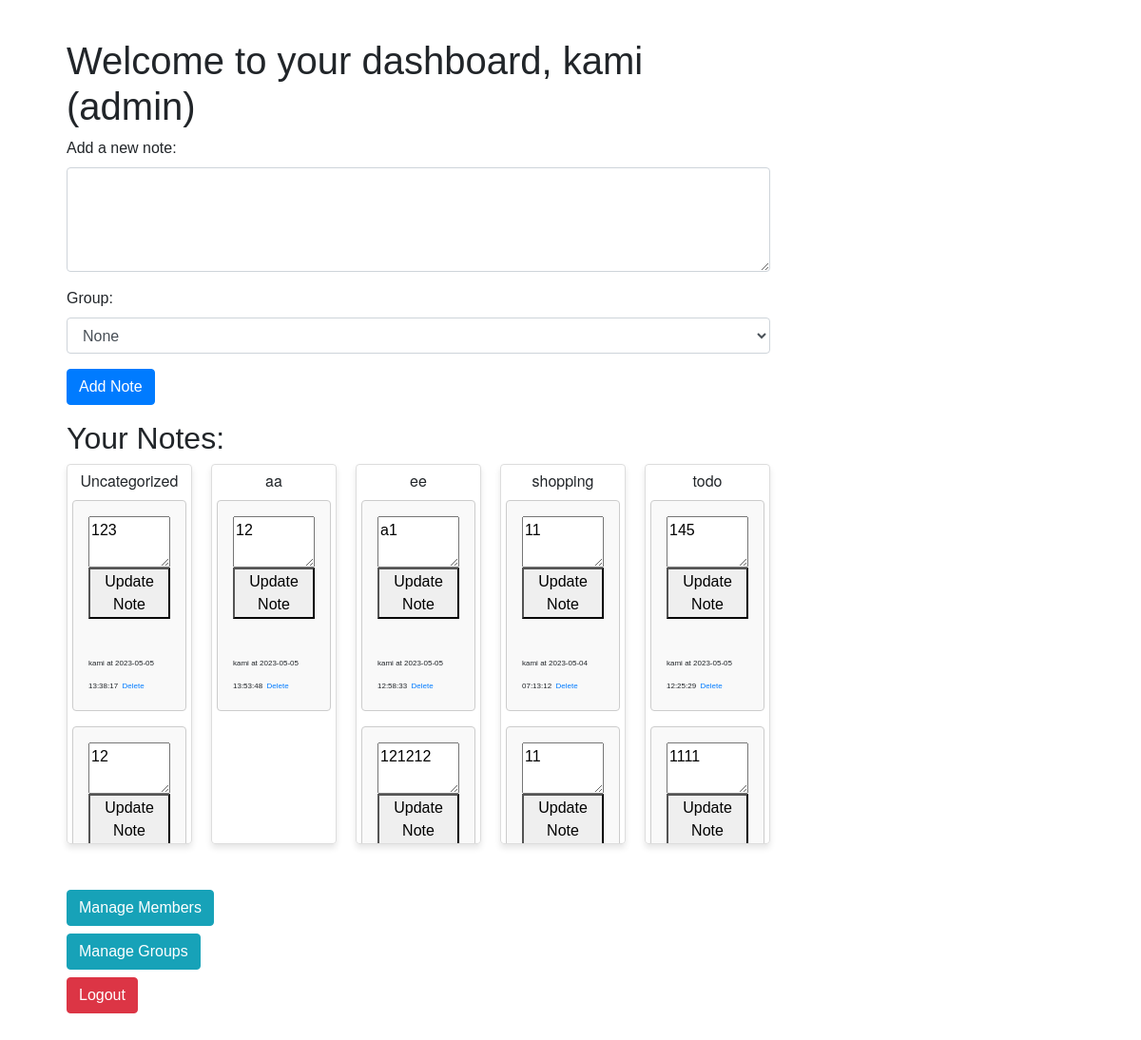
The app's page /dashboard (signed in) with its own data.
### app.py (models this page shows, shortened)
class User(UserMixin, db.Model):
    __tablename__ = 'users'
    id = db.Column(db.Integer, primary_key=True)
    email = db.Column(db.String(100), unique=True, nullable=False)
    name = db.Column(db.String(120), nullable=False)
    password = db.Column(db.String(100), nullable=False)
    role = db.Column(db.String(10), nullable=False, default='member')
    notes = db.relationship('Note', backref='author', lazy=True)
    groups = db.relationship('Group', backref='owner', lazy=True)
    members = db.relationship('Member', backref='user', lazy=True)

class Group(db.Model):
    __tablename__ = 'groups'
    id = db.Column(db.Integer, primary_key=True)
    name = db.Column(db.String(100), nullable=False)
    user_id = db.Column(db.Integer, db.ForeignKey('users.id'), nullable=False)
    notes = db.relationship('Note', backref='group', lazy=True)

class Note(db.Model):
    __tablename__ = 'notes'
    id = db.Column(db.Integer, primary_key=True)
    group_id = db.Column(db.Integer, db.ForeignKey('groups.id'), nullable=True)
    content = db.Column(db.Text, nullable=False)
    date_created = db.Column(db.DateTime, default=datetime.utcnow)
    user_id = db.Column(db.Integer, db.ForeignKey('users.id'), nullable=False)
    member_id = db.Column(db.Integer, db.ForeignKey('members.id'), nullable=True)

class Member(UserMixin, db.Model):
    __tablename__ = 'members'
    id = db.Column(db.Integer, primary_key=True)
    name = db.Column(db.String(100), nullable=False)
    email = db.Column(db.String(100), unique=True, nullable=False)
    password = db.Column(db.String(100), nullable=False)
    user_id = db.Column(db.Integer, db.ForeignKey('users.id'), nullable=False)
    is_admin = db.Column(db.Boolean, default=False)
    notes = db.relationship('Note', backref='member', lazy=True)

### app.py (the view, shortened to what this page needs)
@app.route('/dashboard', methods=['GET', 'POST'])
@login_required
def dashboard():
    if isinstance(current_user, User):
        user_id = current_user.id
        members = current_user.members
    else:
        user_id = current_user.user.id
        members = Member.query.filter_by(user_id=user_id).all()
    if isinstance(current_user, User):
        members = current_user.members
    else:
        members = Member.query.filter_by(user_id=current_user.user.id).all()
    if not members:
        new_member = Member(name=current_user.name, email=current_user.email, password=current_user.password, user_id=current_user.id, is_admin=1)
        db.session.add(new_member)
        db.session.commit()
        members = [new_member]
    if isinstance(current_user, User):
        user_id = current_user.id
        member_user_ids = [member.user_id for member in members]
    else:
        user_id = current_user.user.id
        member_user_ids = []
    visible_user_ids = [user_id] + member_user_ids
    groups = Group.query.filter(Group.user_id.in_(visible_user_ids)).order_by(Group.name.asc()).all()
    uncategorized_group = None
    for group in groups:
        if group.name == "Uncategorized":
            uncategorized_group = group
            break
    if not uncategorized_group:
        uncategorized_group = Group(name="Uncategorized", user_id=user_id)
        db.session.add(uncategorized_group)
        db.session.commit()
        groups.append(uncategorized_group)
    group_ids = [group.id for group in groups]
    notes = Note.query.filter((Note.group_id.in_(group_ids)) | (Note.group_id == None)).order_by(Note.date_created.desc()).all()
    return render_template('dashboard.html', notes=notes, groups=groups, members=members)

### app.py (called while the page is built)
@login_manager.user_loader
def load_user(user_id):
    if user_id.startswith("member_"):
        member_id = int(user_id.split("_")[1])
        return Member.query.get(member_id)
    else:
        return User.query.get(int(user_id))

### templates/dashboard.html (shortened to what this page needs)
{% extends 'base.html' %}
{% block content %}
<div class="container">
    <h1>Welcome to your dashboard, {{ current_user.name }}{% if current_user.role == 'admin' %} (admin){% endif %}</h1>
    <form action="{{ url_for('dashboard') }}" method="POST" class="mb-3">
        <div class="form-group">
            <label for="content">Add a new note:</label>
            <textarea name="content" id="content" rows="4" class="form-control" required></textarea>
        </div>
        <div class="form-group">
            <label for="group_id">Group:</label>
            <select name="group_id" class="form-control">
                <option value="">None</option>
            </select>
        </div>
        <input type="submit" value="Add Note" class="btn btn-primary">
    </form>
    <h2>Your Notes:</h2>
    <div class="note-box-container">
        {% for group in groups %}
            <div class="note-box">
                <div class="note-box-title">{{ group.name }}</div>
                {% for note in notes %}
                    {% if (note.group and note.group.id == group.id) or (group.name == "Uncategorized" and not note.group_id)%}
                        <div class="note">
                            <form action="{{ url_for('update_note') }}" method="post">
                                <textarea name="note_content">{{ note.content }}</textarea>
                                <button type="submit">Update Note</button>
                            </form>
                            <span class="note-details">{{ note.member.name if note.member else 'Unknown' }} at {{ note.date_created.strftime('%Y-%m-%d %H:%M:%S')}}</span>
                            <a href="{{ url_for('delete_note', note_id=note.id) }}"><span class="note-details">Delete</span></a>
                        </div>
                    {% endif %}
                {% endfor %}
            </div>
        {% endfor %}
    </div>
    <br>
    <br>
    {% if current_user.role == 'admin' %}
        <a href="{{ url_for('members') }}" class="btn btn-info">Manage Members</a>
    {% endif %}
    <br>
    <a href="{{ url_for('groups') }}" class="btn btn-info mt-2">Manage Groups</a>
    <br>
    <a href="{{ url_for('logout') }}" class="btn btn-danger mt-2">Logout</a>
</div>
{% endblock %}

### static/styles.css (style rules this page uses)
body { font-family: Arial, sans-serif; max-width: 800px; margin: 40px; }
form { margin-bottom: 2em; }
textarea { display: block; width: 100%; resize: vertical; }
.note { border: 1px solid #ccc; padding: 1em; border-radius: 4px; background-color: #f9f9f9; margin-bottom: 1rem; }
.note-details { font-size: 1em !important; }
.note-box-container { display: flex; flex-wrap: wrap; gap: 20px; }
.note-box { border: 1px solid #ddd; border-radius: 4px; padding: 5px; flex: 1; min-width: calc(20% - 20px); max-height: 400px; overflow-y: auto; position: relative; box-shadow: 0 4px 6px rgba(0, 0, 0, 0.1); }
.note-box-title { font-size: 1em; font-weight: italic; margin-bottom: 8px; text-align: center; font-family: 'Helvetica Neue', sans-serif; }
.note { margin-bottom: 1rem; }
.note-details { font-size: 0.5em !important; }

### records on screen
User: name "kami"
Group: name "Uncategorized"
Note: note_content "123", member "kami", date_created "2023-05-05 13:38:17"
Note: note_content "12"
Group: name "aa"
Note: note_content "12", member "kami", date_created "2023-05-05 13:53:48"
Group: name "ee"
Note: note_content "a1", member "kami", date_created "2023-05-05 12:58:33"
Note: note_content "121212"
Group: name "shopping"
Note: note_content "11", member "kami", date_created "2023-05-04 07:13:12"
Note: note_content "11"
Group: name "todo"
Note: note_content "145", member "kami", date_created "2023-05-05 12:25:29"
Note: note_content "1111"
